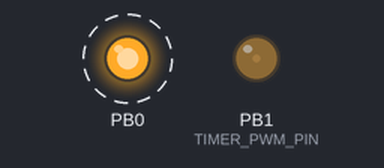
The program below on a simulated ATtiny45, built with avr-gcc and emulated at 8 MHz. Shown: output pins drawn as LEDs (lit = HIGH). Dashed ring = blinking.

Above: at 0.05 s.
Timing chart, 0 to 4.2 s (numbered marks = the images above):
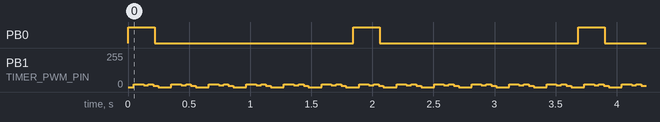

The program:

main.cpp
```cpp
/*
 * roomba_wall_v2.cpp
 *
 * Created: 5/11/2016 9:12:04 PM
 * Author : Peter Dunshee
 */

#include "roomba_wall_v2.h"
#include <avr/io.h>
#include <avr/power.h>

int main(void)
{
	// Red-Status LED
	DDRB |= _BV(0);   // Set PORTB pin 4 to digital output (equivalent to pinMode(0, OUTPUT))
	PORTB &= ~_BV(0); // Pin 0 set to LOW (equivalent to digitalWrite(0, LOW))

    /* Replace with your application code */
	int i = -1;
	while (1)
	{
		i++;
		if (i == 0) PORTB |= _BV(0);// digitalWrite(4, HIGH);
		if (i == 1) PORTB &= ~_BV(0); // digitalWrite(4, LOW);
		if (i == 5) i = -1;

		roomba_send(162); // Virtual Wall
		PORTB &= ~_BV(0); // digitalWrite(4, LOW);
#ifdef ROOMBA_WALL_V2
		delay_ten_us(50000);
#else // others (eg. Christmas barrier)
		delay_ten_us(10000);
#endif
	}
}
```

roomba_send.cpp
```cpp
// (licence header left out)
#include "roomba_wall_v2.h"

void roomba_send(int code)
{
	const int length = 8;
	unsigned int raw[length * 2];
	unsigned int one_pulse = 3000;
	unsigned int one_break = 1000;
	unsigned int zero_pulse = one_break;
	unsigned int zero_break = one_pulse;

	int arrayposition = 0;
	// Serial.println("");
	for (int counter = length - 1; counter >= 0; --counter) {
		if (code & (1 << counter)) {
			// Serial.print("1");
			raw[arrayposition] = one_pulse;
			raw[arrayposition + 1] = one_break;
		}
		else {
			// Serial.print("0");
			raw[arrayposition] = zero_pulse;
			raw[arrayposition + 1] = zero_break;
		}
		arrayposition = arrayposition + 2;
	}
	for (int i = 0; i < 3; i++) {
		sendRawIR(raw, 15, 38); //irsend.sendRaw(raw, 15, 38);  // Based on IRRemote library
		delay_ten_us(5000); //50ms = 50000us
	}
	//Serial.println("");
}
```

roomba_wall_v2.h
```cpp
/*
Name:		roomba_wall_v2.h
Author:	Peter Dunshee
*/

#ifndef _ROOMBA_WALL_V2_h
#define _ROOMBA_WALL_V2_h

#ifndef F_CPU
#define F_CPU 8000000
#endif

#ifdef __cplusplus
extern "C" {
#endif

// Shortcut to insert single, non-optimized-out nop
#define NOP __asm__ __volatile__ ("nop")

// Tweak this if neccessary to change timing
#define DELAY_CNT 11

#ifdef __cplusplus
} // extern "C"
#endif

void delay_ten_us(unsigned long us);
void roomba_send(int code);
void sendRawIR(const unsigned int buf[], unsigned int len, unsigned int hz);
void enableIROut(int khz);
void spaceIR(unsigned int time);
void markIR(unsigned int time);

#endif
```

simple_ir.cpp
```cpp
// (licence header left out)
#include "roomba_wall_v2.h"
#include <avr/io.h>

//------------------------------------------------------------------------------
// CPU Frequency
//
#ifdef F_CPU
#	define SYSCLOCK  F_CPU     // main Arduino clock
#else
#	define SYSCLOCK  8000000  // main Arduino clock
#endif

#define STRINGIZE1(X) #X
#define STRINGIZE(X) STRINGIZE1(X)
#define IR_CLOCK_MESSAGE "Building simple IR for " STRINGIZE(F_CPU) " Hz clock"
#pragma message IR_CLOCK_MESSAGE

// IR_USE_TIMER_TINY0 for ATTiny85

#define TIMER_RESET
#define TIMER_ENABLE_PWM     (TCCR0A |= _BV(COM0B1))
#define TIMER_DISABLE_PWM    (TCCR0A &= ~(_BV(COM0B1)))
#define TIMER_ENABLE_INTR    (TIMSK |= _BV(OCIE0A))
#define TIMER_DISABLE_INTR   (TIMSK &= ~(_BV(OCIE0A)))
#define TIMER_INTR_NAME      TIMER0_COMPA_vect
#define TIMER_CONFIG_KHZ(val) ({ \
  const uint8_t pwmval = SYSCLOCK / 1000 / (val) / 2; \
  TCCR0A = _BV(WGM00); \
  TCCR0B = _BV(WGM02) | _BV(CS00); \
  OCR0A = pwmval; \
  OCR0B = pwmval / 3; \
})
#define TIMER_COUNT_TOP      (SYSCLOCK * USECPERTICK / 1000000)

#define TIMER_CONFIG_NORMAL() ({ \
  TCCR0A = _BV(WGM01); \
  TCCR0B = _BV(CS00); \
  OCR0A = TIMER_COUNT_TOP; \
  TCNT0 = 0; \
})

#define TIMER_PWM_PIN        1  /* ATtiny85 */

#ifndef cbi
#define cbi(sfr, bit) (_SFR_BYTE(sfr) &= ~_BV(bit))
#endif

//IRsend::sendRaw
void  sendRawIR(const unsigned int buf[], unsigned int len, unsigned int hz)
{
	// Set IR carrier frequency
	enableIROut(hz);

	for (unsigned int i = 0; i < len; i++) {
		if (i & 1)  spaceIR(buf[i]);
		else        markIR(buf[i]);
	}

	spaceIR(0);  // Always end with the LED off
}

//+=============================================================================
// Enables IR output.  The khz value controls the modulation frequency in kilohertz.
// The IR output will be on pin 3 (OC2B).
// This routine is designed for 36-40KHz; if you use it for other values, it's up to you
// to make sure it gives reasonable results.  (Watch out for overflow / underflow / rounding.)
// TIMER2 is used in phase-correct PWM mode, with OCR2A controlling the frequency and OCR2B
// controlling the duty cycle.
// There is no prescaling, so the output frequency is 16MHz / (2 * OCR2A)
// To turn the output on and off, we leave the PWM running, but connect and disconnect the output pin.
// A few hours staring at the ATmega documentation and this will all make sense.
// See my Secrets of Arduino PWM at http://arcfn.com/2009/07/secrets-of-arduino-pwm.html for details.
//
//IRsend::enableIROut
void enableIROut(int khz)
{
	// Disable the Timer2 Interrupt (which is used for receiving IR)
	TIMER_DISABLE_INTR; //Timer2 Overflow Interrupt

	DDRB |= _BV(TIMER_PWM_PIN);   // Set PORTB PWM pin to digital output (equivalent to pinMode(TIMER_PWM_PIN, OUTPUT))
	TIMER_DISABLE_PWM;
	PORTB &= ~_BV(TIMER_PWM_PIN); // digitalWrite(TIMER_PWM_PIN, LOW); // When not sending PWM, we want it low

									  // COM2A = 00: disconnect OC2A
									  // COM2B = 00: disconnect OC2B; to send signal set to 10: OC2B non-inverted
									  // WGM2 = 101: phase-correct PWM with OCRA as top
									  // CS2  = 000: no prescaling
									  // The top value for the timer.  The modulation frequency will be SYSCLOCK / 2 / OCR2A.
	TIMER_CONFIG_KHZ(khz);
}

// Below function (delay_ten_us) was taken from the TV-B-Gone project, attributed below:
/*
TV-B-Gone Firmware version 1.2
for use with ATtiny85v and v1.2 hardware
(c) Mitch Altman + Limor Fried 2009
Last edits, August 16 2009

With some code from:
Kevin Timmerman & Damien Good 7-Dec-07

Distributed under Creative Commons 2.5 -- Attib & Share Alike

This is the 'universal' code designed for v1.2 - it will select EU or NA
depending on a pulldown resistor on pin B1 !
*/
// This function delays the specified number of 10 microseconds
// it is 'hard coded' and is calibrated by adjusting DELAY_CNT
// in main.h Unless you are changing the crystal from 8mhz, don't
// mess with this.
void delay_ten_us(unsigned long us) {
	uint8_t timer;
	while (us != 0) {
		// for 8MHz we want to delay 80 cycles per 10 microseconds
		// this code is tweaked to give about that amount.
		for (timer=0; timer <= DELAY_CNT; timer++) {
			NOP;
			NOP;
		}
		NOP;
		us--;
	}
}

//+=============================================================================
// Custom delay function that circumvents Arduino's delayMicroseconds limit
//IRsend::custom_delay_usec
void custom_delay_usec(unsigned long uSecs) {
	delay_ten_us(uSecs/10);
}

//+=============================================================================
// Leave pin off for time (given in microseconds)
// Sends an IR space for the specified number of microseconds.
// A space is no output, so the PWM output is disabled.
//
//IRsend::space
void spaceIR(unsigned int time)
{
	TIMER_DISABLE_PWM; // Disable pin 3 PWM output
	if (time > 0) custom_delay_usec(time);
}

//+=============================================================================
// Sends an IR mark for the specified number of microseconds.
// The mark output is modulated at the PWM frequency.
//
//IRsend::mark
void markIR(unsigned int time)
{
	TIMER_ENABLE_PWM; // Enable pin 3 PWM output
	if (time > 0) custom_delay_usec(time);
}
```

Measured:
- by itself, PB0: alternates HIGH for 0.22 s and LOW for 1.6 s
- by itself, PB1 (TIMER_PWM_PIN): repeats every 0.31 s: 12/255 0.04 s, 20/255 0.04 s, 8/255 0.04 s, 0/255 0.11 s, 20/255 0.08 s
